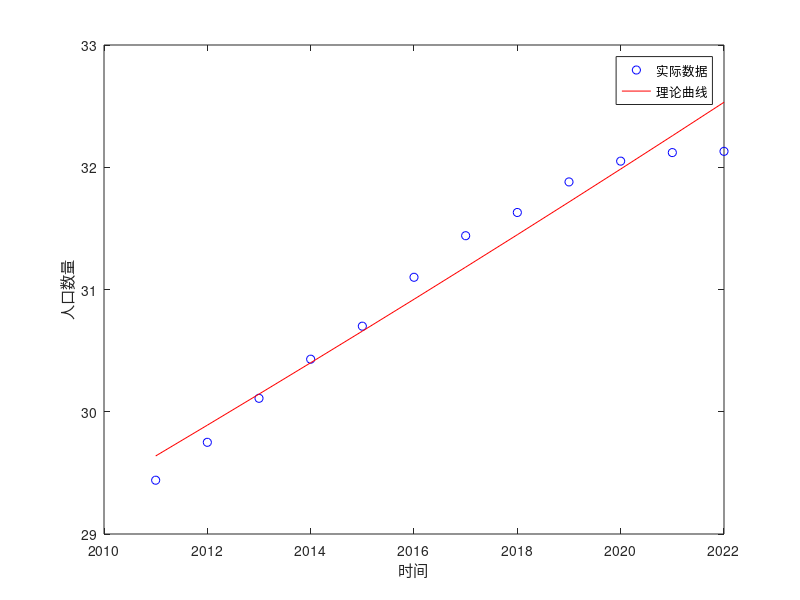

Here is the MATLAB script that generated this plot:
t = 2011:2022;
p = [29.44,29.75,30.11,30.43,30.70,31.10,31.44,31.63,31.88,32.05,32.12,32.13];
y = log(p);  %求ln(p)函数值
a = polyfit(t,y,1)  %用一次多项式对t和y进行拟合
z = polyval(a,t);  %求得以a为系数的多项式在t处的函数值
z1 = exp(z)
r = a(1)
plot(t,p,'bo',t,z1,'r')  %分别画出散点图以及拟合曲线图
xlabel('时间');
ylabel('人口数量');
legend('实际数据','理论曲线');
